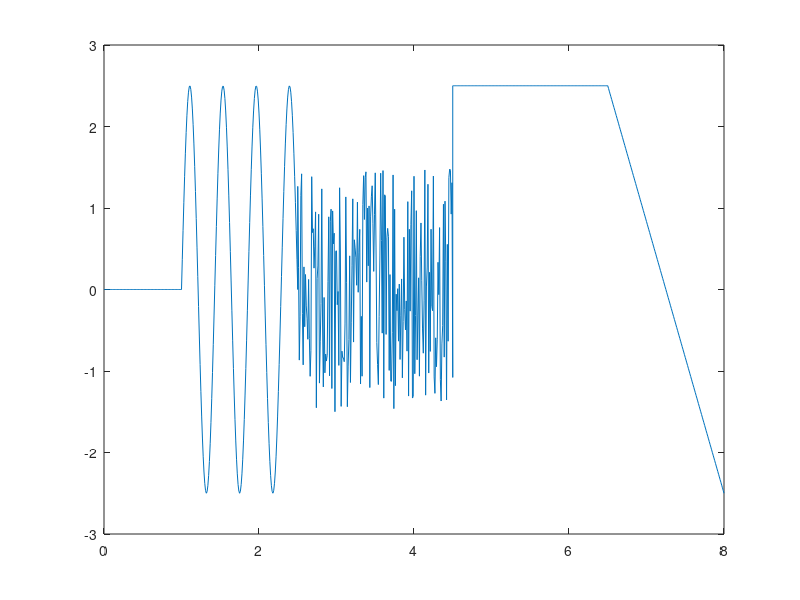

This chart was generated by the following MATLAB code:
%% Gabalveida signāla montāža
%% Sinusoīda
t_sin = 1:0.01:2.5;
% y_sin = A0+A*sin(2*pi*f*(t-delay))
A0=0; A = 2.5; T = (2.5-1)/3.5; f = 1/T; delay = 1;
y_sin = A0+A*sin(2*pi*f*(t_sin-delay));
plot(t_sin,y_sin)
% fprintf('f= %g Hz',f)
%% Lineāri mainīgs signāls
t_saw = 6.5:0.01:8;
% y_saw = k*(t_saw-delay)
% k = (yA-yB)/(tA-tB) - līknes slīpuma koeficients
% delay - lai noteiktu delay ir jāskatās krustpunkts ar t(x) asi(y=0)
k = (2.5-(-2.5))/(6.5-8);
delay = 7.25;
y_saw = k*(t_saw-delay);
plot(t_saw,y_saw)
%% Konstatnes signāls
t_const = 4.5:0.01:6.5;
%y_const = 2.5; % nepareizi jo elementu skaitam (t un y) ir jābut vienādam
%y_cosnt = [2.5 2.5 2.5 2.5 2.5 2.5 jāuzraksta 201 reizi]
y_const = zeros(1,201)+2.5;% viena rinda 201 kolonna tik 
y_const = ones(1,201)*2.5;
% šī pieeja arī nav korrekta jo ja izmanīsies elementu skaits vektoram
% t_const, tad y_const neizmainīsies
y_const = zeros(size(t_const))+2.5;
plot(t_const,y_const)
%% nuļļu signāls
t_zero = 0:0.01:1;
y_zero = zeros(size(t_zero));
plot(t_zero,y_zero)
%% Trokšņa signāls
t_noise = 2.5:0.01:4.5;
y_noise = rand(size(t_noise))*3-1.5;
plot(t_noise,y_noise)
%% Signālu apvienošaa
t = [t_zero,t_sin,t_noise,t_const,t_saw];
y = [y_zero,y_sin,y_noise,y_const,y_saw];
plot(t,y)